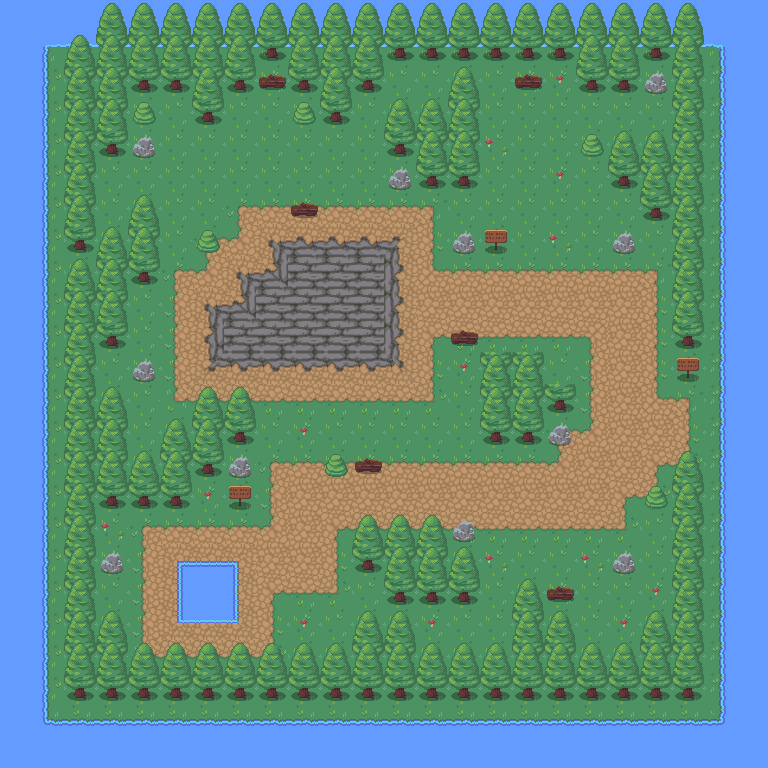

Tiled map render using the project's own tile images. Description and the whole map definition, tile-layer contents included, below:
An orthogonal 24x24 tile map with 32x32 px tiles, 3 tile layers (Background, Pathing, woods).

<map version="1.8" tiledversion="1.8.4" orientation="orthogonal" renderorder="right-down" width="24" height="24" tilewidth="32" tileheight="32" infinite="0" nextlayerid="4" nextobjectid="1">
 <tileset firstgid="1" source="Nature RPG Tileset.tsx" />
 <layer id="1" name="Background" width="24" height="24" locked="1">
  <data encoding="csv">
42,42,42,42,42,42,42,42,42,42,42,42,42,42,42,42,42,42,42,42,42,42,42,42,
42,66,67,67,67,67,67,67,67,67,67,67,67,67,67,67,67,67,67,67,67,67,68,42,
42,86,142,142,142,142,142,87,142,87,142,142,142,142,142,87,142,142,142,142,142,142,88,42,
42,86,142,142,142,142,142,87,87,87,87,87,142,142,142,142,142,142,142,142,87,87,88,42,
42,86,87,87,87,87,87,87,87,87,87,87,87,87,87,87,87,87,87,87,87,87,88,42,
42,86,87,87,87,87,87,87,87,87,87,87,87,87,87,87,87,87,87,87,87,87,88,42,
42,86,87,87,87,87,87,87,87,87,87,87,87,87,87,87,87,87,87,87,87,87,88,42,
42,86,87,87,87,87,87,87,87,87,87,87,87,87,87,87,87,87,87,87,87,87,88,42,
42,86,87,87,87,87,87,87,87,87,87,87,87,87,87,87,87,87,87,87,87,87,88,42,
42,86,87,87,87,87,87,87,87,87,87,87,87,87,87,87,87,87,87,87,87,87,88,42,
42,86,87,87,87,87,87,87,87,87,87,87,87,87,87,87,87,87,87,87,87,87,88,42,
42,86,87,87,87,87,87,87,87,87,87,87,87,87,87,87,87,87,87,87,87,87,88,42,
42,86,87,87,87,87,87,87,87,87,87,87,87,87,87,87,87,87,87,87,87,87,88,42,
42,86,87,87,87,87,87,87,87,87,87,87,87,87,87,87,87,87,87,87,87,87,88,42,
42,86,87,87,87,87,87,87,87,87,87,87,87,87,87,87,87,87,87,87,87,87,88,42,
42,86,87,87,87,87,87,87,87,87,87,87,87,87,87,87,87,87,87,87,87,87,88,42,
42,86,87,87,87,87,87,87,87,87,87,87,87,87,87,87,87,87,87,87,87,87,88,42,
42,86,87,87,87,87,87,87,87,87,87,87,87,87,87,87,87,87,87,87,87,87,88,42,
42,86,87,87,87,87,87,87,87,87,87,87,87,87,87,87,87,87,87,87,87,87,88,42,
42,86,87,87,87,87,87,87,87,87,87,87,87,87,87,87,87,87,87,87,87,87,88,42,
42,86,87,87,87,87,87,87,87,87,87,87,87,87,87,87,87,87,87,87,87,87,88,42,
42,86,87,87,87,87,87,87,87,87,87,87,87,87,87,87,87,87,87,87,87,87,88,42,
42,106,107,107,107,107,107,107,107,107,107,107,107,107,107,107,107,107,107,107,107,107,108,42,
42,42,42,42,42,42,42,42,42,42,42,42,42,42,42,42,42,42,42,42,42,42,42,42
</data>
 </layer>
 <layer id="3" name="Pathing" width="24" height="24">
  <data encoding="csv">
0,0,0,0,0,0,0,0,0,0,0,0,0,0,0,0,0,0,0,0,0,0,0,0,
0,0,0,0,0,0,0,0,0,0,0,0,0,0,0,0,0,0,0,0,0,0,0,0,
0,0,0,0,0,0,0,0,0,0,0,0,0,0,0,0,0,0,0,0,0,0,0,0,
0,0,0,0,0,0,0,0,0,0,0,0,0,0,0,0,0,0,0,0,0,0,0,0,
0,0,0,0,0,0,0,0,0,0,0,0,0,0,0,0,0,0,0,0,0,0,0,0,
0,0,0,0,0,0,0,0,0,0,0,0,0,0,0,0,0,0,0,0,0,0,0,0,
0,0,0,0,0,0,0,64,102,102,102,102,102,65,0,0,0,0,0,0,0,0,0,0,
0,0,0,0,0,0,64,103,139,177,177,177,140,81,0,0,0,0,0,0,0,0,0,0,
0,0,0,0,0,64,103,139,178,44,44,44,156,101,102,102,102,102,102,102,65,0,0,0,
0,0,0,0,0,83,139,178,44,44,44,44,156,147,147,147,147,147,147,147,81,0,0,0,
0,0,0,0,0,83,158,44,44,44,44,44,156,61,62,62,62,62,63,147,81,0,0,0,
0,0,0,0,0,83,159,137,137,137,137,137,160,81,0,0,0,0,83,147,81,0,0,0,
0,0,0,0,0,84,62,62,62,62,62,62,62,85,0,0,0,0,83,147,101,65,0,0,
0,0,0,0,0,0,0,0,0,0,0,0,0,0,0,0,0,64,103,147,147,81,0,0,
0,0,0,0,0,0,0,0,64,102,102,102,102,102,102,102,102,103,147,147,61,85,0,0,
0,0,0,0,0,0,0,0,83,43,147,43,43,147,147,147,147,147,147,61,85,0,0,0,
0,0,0,0,64,102,102,102,103,147,61,62,62,62,62,62,62,62,62,85,0,0,0,0,
0,0,0,0,83,74,112,75,43,43,81,0,0,0,0,0,0,0,0,0,0,0,0,0,
0,0,0,0,83,93,152,91,61,62,85,0,0,0,0,0,0,0,0,0,0,0,0,0,
0,0,0,0,83,94,72,95,81,0,0,0,0,0,0,0,0,0,0,0,0,0,0,0,
0,0,0,0,84,62,62,62,85,0,0,0,0,0,0,0,0,0,0,0,0,0,0,0,
0,0,0,0,0,0,0,0,0,0,0,0,0,0,0,0,0,0,0,0,0,0,0,0,
0,0,0,0,0,0,0,0,0,0,0,0,0,0,0,0,0,0,0,0,0,0,0,0,
0,0,0,0,0,0,0,0,0,0,0,0,0,0,0,0,0,0,0,0,0,0,0,0
</data>
 </layer>
 <layer id="2" name="woods" width="24" height="24" locked="1">
  <data encoding="csv">
0,0,0,1,1,1,1,1,1,1,1,1,1,1,1,1,1,1,1,1,1,1,0,0,
0,0,1,2,2,2,2,2,21,2,2,2,21,21,21,21,21,21,2,2,21,2,0,0,
0,0,2,2,21,21,2,21,5,21,2,21,0,0,1,0,5,4,21,21,23,2,0,0,
0,0,2,2,22,41,21,0,0,22,21,0,1,1,2,0,0,0,0,0,0,2,0,0,
0,0,2,21,23,0,0,0,0,0,0,0,21,2,2,24,0,0,22,1,1,2,0,0,
0,0,2,0,0,0,0,0,0,0,0,0,23,21,21,0,0,4,0,21,2,2,0,0,
0,0,2,0,1,0,0,0,0,5,0,0,0,0,0,0,0,0,0,0,21,2,0,0,
0,0,21,1,2,0,22,0,0,0,0,0,0,0,23,3,0,24,0,23,0,2,0,0,
0,0,1,2,21,0,0,0,0,0,0,0,0,0,0,0,0,0,0,0,0,2,0,0,
0,0,2,2,0,0,0,0,0,0,0,0,0,0,0,0,0,0,0,0,0,2,0,0,
0,0,2,21,0,0,0,0,0,0,0,0,0,0,5,0,0,0,0,0,0,21,0,0,
0,0,2,0,23,0,0,0,0,0,0,0,0,0,4,2,2,0,0,0,0,3,0,0,
0,0,2,1,0,0,1,1,0,0,0,0,0,0,0,2,2,21,0,0,0,0,0,0,
0,0,2,2,0,1,2,21,0,4,0,0,0,0,0,21,21,23,0,0,0,0,0,0,
0,0,2,2,1,2,21,23,0,0,22,5,0,0,0,0,0,0,0,0,0,1,0,0,
0,0,2,21,21,21,4,3,0,0,0,0,0,0,0,0,0,0,0,0,22,2,0,0,
0,0,2,24,0,0,0,0,0,0,0,1,1,1,23,0,0,0,0,0,0,2,0,0,
0,0,2,23,0,0,0,0,0,0,0,21,2,2,1,24,0,0,24,23,0,2,0,0,
0,0,2,0,0,0,0,0,0,0,0,0,21,21,21,0,1,5,0,0,4,2,0,0,
0,0,2,1,0,0,0,0,0,4,0,1,1,4,0,0,2,1,0,4,1,2,0,0,
0,0,2,2,1,1,1,1,1,1,1,2,2,1,1,1,2,2,1,1,2,2,0,0,
0,0,21,21,21,21,21,21,21,21,21,21,21,21,21,21,21,21,21,21,21,21,0,0,
0,0,0,0,0,0,0,0,0,0,0,0,0,0,0,0,0,0,0,0,0,0,0,0,
0,0,0,0,0,0,0,0,0,0,0,0,0,0,0,0,0,0,0,0,0,0,0,0
</data>
 </layer>
</map>
